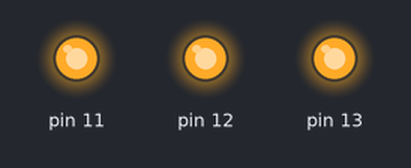
Simulated run of this sketch. Board: Arduino Uno, built with avr-gcc and run on an emulated ATmega328P. Shown: output pins drawn as LEDs (lit = HIGH).

Above: at 0.5 s.
At 3.5 s:
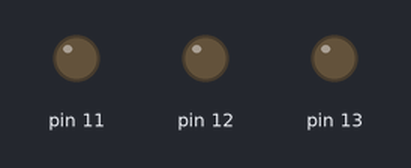
Timing chart, 0 to 4.6 s (numbered marks = the images above):
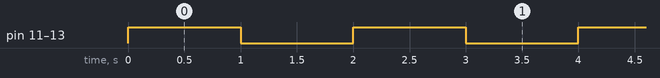

The sketch:

Ej02_03.ino
```cpp
const int leds[] = {13, 12, 11};
const int tiempo = 1000;

void setup() {
    for (int led: leds)	{
        pinMode(led, OUTPUT);
    }
}

void loop() {
    encender();
    delay(tiempo);
}

void encender() {
    for(int led: leds) {
        digitalWrite(led, HIGH);
    }
    delay(tiempo);
    for(int led: leds) {
        digitalWrite(led, LOW);
    }
}
```

Measured:
- by itself, pin 11–13: alternates HIGH for 1.0 s and LOW for 1.0 s
